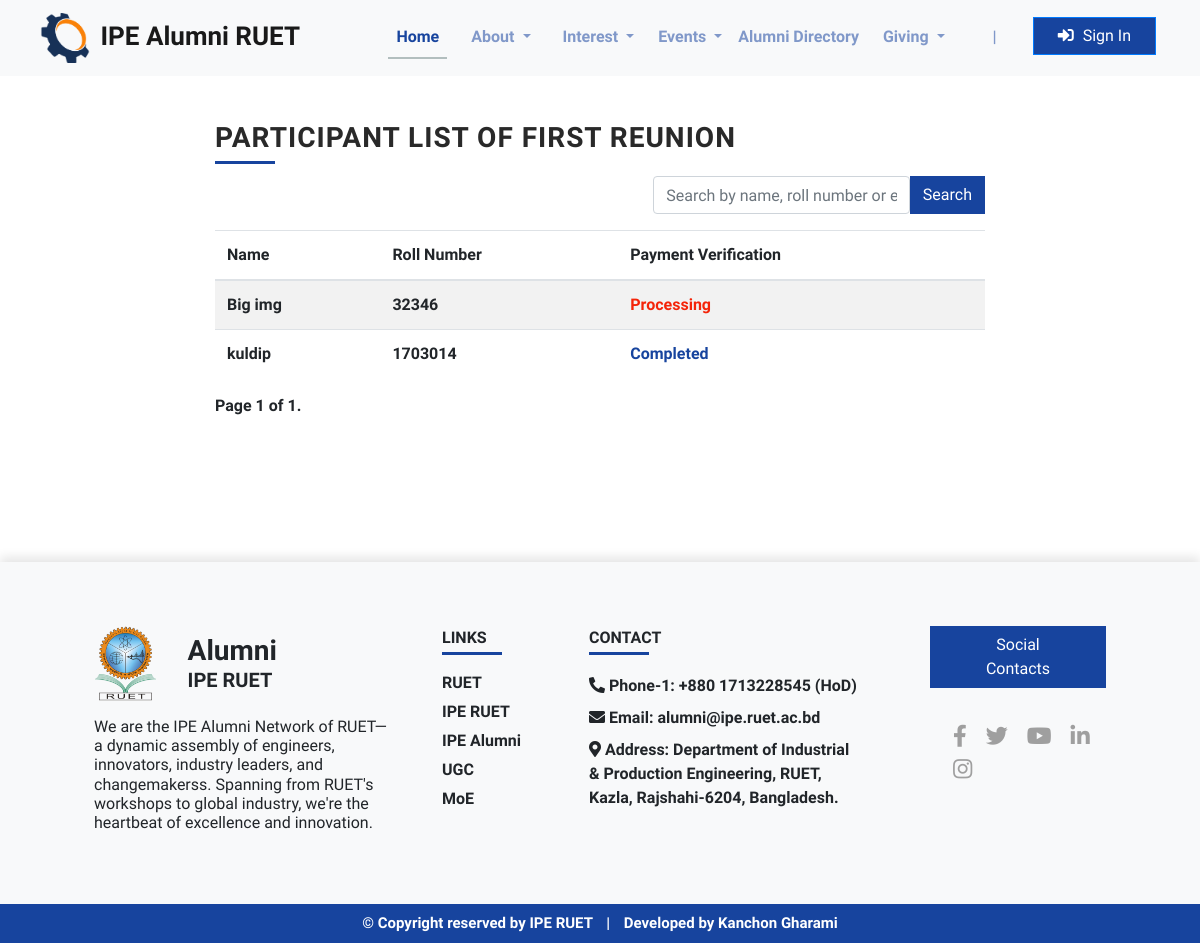
The page /first_reunion_participant/ on the database its author committed.
### app/models.py (models this page shows, shortened)
class ReunionRegistration(models.Model):
    phone_regex = RegexValidator(
        regex=r'^\+?([0-9]{1,3})?[-. ]?([0-9]{1,4})[-. ]?([0-9]{1,4})[-. ]?([0-9]{1,9})$',
        message="Enter a valid international phone number."
    )
    name = models.CharField(max_length=255, null=False, blank=False)
    email = models.EmailField(_('email address'), unique=True, blank=False, null=False)
    roll_number = models.IntegerField(
        null=False, blank=False, unique=True,
        validators=[MinValueValidator(0), MaxValueValidator(9999999)]
    )
    number_of_guests = models.IntegerField(
        null=True, blank=True, default=0,
        validators=[MinValueValidator(0), MaxValueValidator(9)]
    )
    driver = models.IntegerField(
        null=True, blank=True, default=0,
        validators=[MinValueValidator(0), MaxValueValidator(3)]
    )
    total_amount_paid = models.IntegerField(null=False, blank=False)
    upload_payment_slip = models.ImageField(upload_to='payment_slips/', null=True, blank=True)
    is_payment_varified = models.BooleanField(default=False)
    transaction_id = models.CharField(max_length=100, null=True, blank=True)
    phone_no = models.CharField(
        validators=[phone_regex],
        max_length=18,
        null=True, blank=True
    )

### app/views.py (the view)
# urls.py: path('first_reunion_participant/', first_reunion_participant, name='first_reunion_participant'),
def first_reunion_participant(request):
    search_query = request.GET.get('search', '')
    if search_query:
        reunion_registrations = ReunionRegistration.objects.filter(
            Q(name__icontains=search_query) |
            Q(roll_number__icontains=search_query) |
            Q(email__icontains=search_query)
        ).order_by('roll_number')
    else:
        reunion_registrations = ReunionRegistration.objects.all().order_by('roll_number')
    paginator = Paginator(reunion_registrations, 10)  # Show 10 records per page
    page_number = request.GET.get('page')
    page_obj = paginator.get_page(page_number)
    context = {
        'reunion_registrations': page_obj,
        'search_query': search_query,
    }
    return render(request, 'first_reunion_participant.html', context)

### templates/first_reunion_participant.html (shortened to what this page needs)
<!DOCTYPE html>
{% extends 'base.html' %}
{% load static %}
{% block content %}
<div class="row m-0 my-4 d-flex justify-content-center">
    <div class="col-lg-8">
        <div>
            <p class="my_title mt-4 mb-4"><span class="underline_span_left">Participant List of First Reunion</span></p>
            <form method="get" class="mt-4">
                <div class="form-group row m-0 my-3">
                    <input type="text" name="search" class="form-control col-xl-4 ml-auto" value="{{ search_query }}" placeholder="Search by name, roll number or email">
                    <button type="submit" value="Search" class="btn btn-primary btn-blue">Search</button>
                </div>
            </form>
            <div class="table-responsive">
                <table class="table table-striped">
                    <thead>
                        <tr>
                            <th>Name</th>
                            <th>Roll Number</th>
                            <th>Payment Verification</th>
                        </tr>
                    </thead>
                    <tbody>
                        {% for obj in reunion_registrations %}
                        <tr>
                            <td>{{ obj.name }}</td>
                            <td>{{ obj.roll_number }}</td>
                            {% if obj.is_payment_varified %}
                                <td class="text-blue">Completed</td>
                            {% else %}
                                <td class="text-red">Processing</td>
                            {% endif %}
                        </tr>
                        {% endfor %}
                    </tbody>
                </table>
            </div>
        </div>
        <div class="pagination">
            <span class="step-links">
                <span class="current-page">
                    Page {{ reunion_registrations.number }} of {{ reunion_registrations.paginator.num_pages }}.
                </span>
            </span>
        </div>
    </div>
</div>
{% endblock %}

### static/style.css (style rules this page uses)
body { font-family: 'Quicksand'; font-weight: 600; }
.my_title { font-family: "Raleway"; font-weight: 800; text-transform: uppercase; line-height: 1; letter-spacing: 1px; color: #292929; font-size: 28px; }
.text-red { color: rgb(244, 36, 9); }
.underline_span_left { position: relative; display: inline-block; }
.underline_span_left::after { content: ""; position: absolute; bottom: -12px; left: 30px; width: 60px; height: 3px; background-color: #17449e; transform: translateX(-50%); }
.text-blue { color: #17449e; }
.btn { border-radius: 0px; }
.btn-blue { color: #fff; background-color: #17449e; border-color: #17449e; }

### rows shown on the page
ReunionRegistration: name "Big img", roll_number "32346", is_payment_varified "Processing"
ReunionRegistration: name "kuldip", roll_number "1703014", is_payment_varified "Completed"

### other values the page prints
{{ reunion_registrations.number }} "1"
{{ reunion_registrations.paginator.num_pages }} "1"
